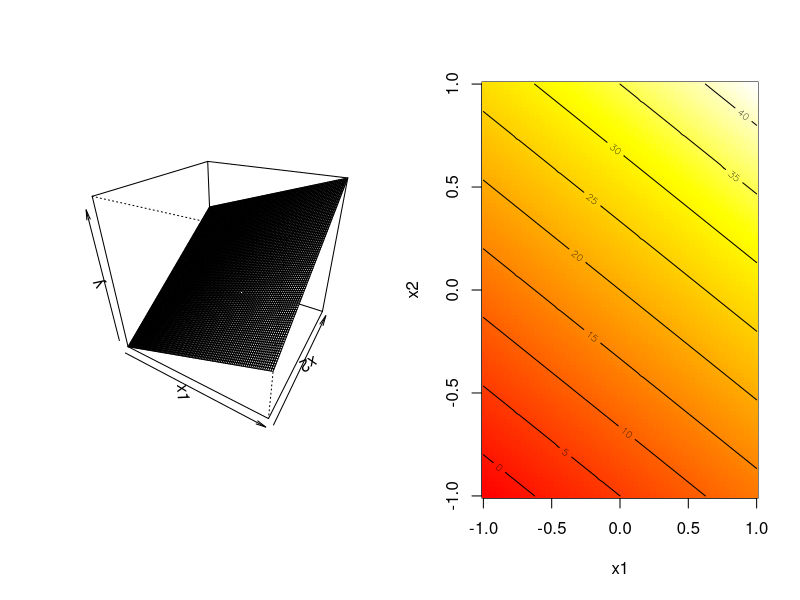

Reproduce this figure in R. (Note: this script raises an error after producing the figure.)
## ---- chunk 1
test_function <-function(x1,x2)
{
  result = 20+8*x1+15*x2
  return(result)
}
## ---- chunk 2
x1 <- x2 <-seq(-1,1,length=100)
g <- expand.grid(x1,x2)
y <- matrix(test_function(g[,1],g[,2]),ncol=length(x2))

par(mfrow=c(1,2))
persp(x1, x2, y, theta=30, phi=30, zlab="y")
image(x1,x2,y,col=heat.colors(128))
contour(x1,x2,matrix(y,ncol=length(x2)),add=TRUE)
## ---- chunk 3
data("marketing", package = "datarium")
head(marketing)
## ---- chunk 4
par(mfrow=c(1,3))
plot(marketing$youtube, marketing$sales, pch=19)
plot(marketing$facebook, marketing$sales, pch=19)
plot(marketing$newspaper, marketing$sales, pch=19)
## ---- chunk 5
n <- nrow(marketing) # Jumlah data
dm <- data.matrix(marketing) # Transformasi data frame menjadi matrix
F <- cbind(matrix(1,n,1),dm[,1:3])  # Membuat matriks F
ym <- dm[,4] # Membuat vektor y
coeff <- solve(t(F)%*%F) %*% t(F) %*% ym  # Menghitung koefisien 
print(coeff)
## ---- chunk 6
MLRmod = lm(sales~youtube+facebook+newspaper, marketing)
## ---- chunk 7
MLRmod = lm(data = marketing, formula = sales~youtube+facebook+newspaper)
## ---- chunk 8
print(MLRmod)
## ---- chunk 9
summary(MLRmod)
## ---- chunk 10
xpred = data.frame(youtube=175, facebook=28, newspaper=60)
ypred = predict(MLRmod, xpred)
print(ypred)
## ---- chunk 11
xpredm = data.frame(youtube=c(175,100,60), facebook=c(28,40,32), newspaper=c(60,54,12))
ypredm = predict(MLRmod, xpredm)
print(ypredm)
## ---- chunk 12
confint(MLRmod,level=0.99) # Confidence level = 99%
## ---- chunk 13
confint(MLRmod,level=0.99,parm="youtube") # Anda juga dapat mengetikkan "parm=2"
## ---- chunk 14
xpredmci = data.frame(youtube=c(175,100,60), facebook=c(28,40,32), newspaper=c(60,54,12))
ypredmci = predict(MLRmod, xpredmci,interval="confidence")
print(ypredmci)
## ---- chunk 15
xpredmpi = data.frame(youtube=c(175,100,60), facebook=c(28,40,32), newspaper=c(60,54,12))
ypredmpi = predict(MLRmod, xpredmci,interval="prediction")
print(ypredmpi)
